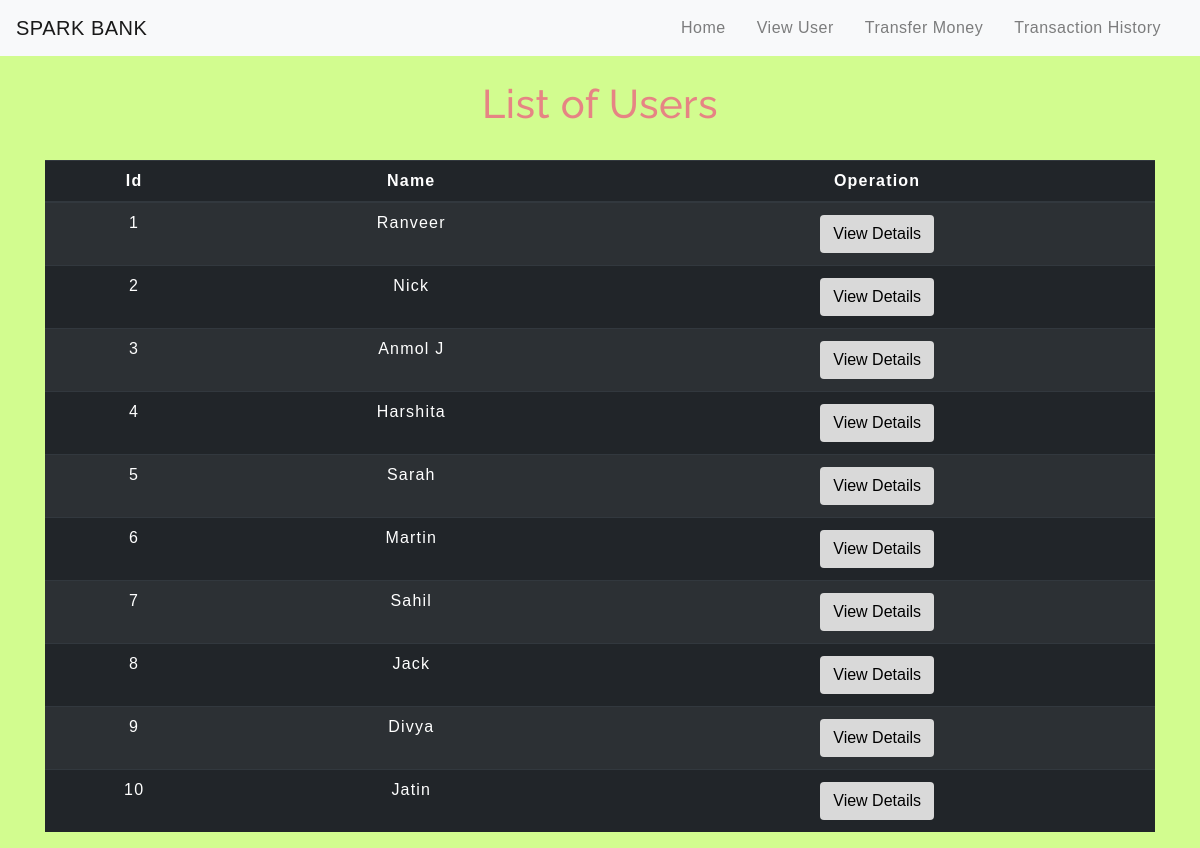
Screenshot of /viewuser.php with the database file from the repository.
### tables this page shows
CREATE TABLE `users` (
  `id` int(3) NOT NULL,
  `name` text NOT NULL,
  `email` varchar(30) NOT NULL,
  `balance` int(8) NOT NULL
);

### viewuser.php (the view, shortened to what this page needs)
<!DOCTYPE html>
<html lang="en">
<head>
<link rel="stylesheet" href="https://maxcdn.bootstrapcdn.com/bootstrap/4.0.0/css/bootstrap.min.css">
<link rel="stylesheet" type="text/css" href="css/table.css">
<link rel="stylesheet" type="text/css" href="css/navbar.css">
</head>
<body style="background-color: #d2fc8f">
<?php
include 'config.php';
$sql = "SELECT * FROM users";
$result = mysqli_query($conn,$sql);
?>
<?php
include 'navbar.php';
?>
<div class="container">
<h2 class="text-center pt-4">List of Users</h2>
<br>
<div class="row">
<div class="col">
<div class="table-responsive-sm">
<table class="table table-hover table-dark table-striped">
<thead>
<tr>
<th scope="col" class="text-center py-2">Id</th>
<th scope="col" class="text-center py-2">Name</th>
<th scope="col" class="text-center py-2">Operation</th>
</tr>
</thead>
<tbody>
<?php
while($rows=mysqli_fetch_assoc($result))
{
?>
<tr>
<td class="py-2"><?php echo $rows['id'] ?></td>
<td class="py-2"><?php echo $rows['name']?></td>
<td><a href="selecteduserdetail.php?id= <?php echo $rows['id'] ;?>"> <button type="button" class="btn">View Details</button></a></td>
</tr>
<?php
}
?>
</tbody>
</table>
</div>
</div>
</div>
</div>
</body>
</html>

### css/table.css (style rules this page uses)
* { padding: 0; margin: 0; box-sizing: border-box; font-family: sans-serif; }
h2 { font-size: 40px; }
table { letter-spacing: 1.2px; }
td { text-align: center; }
button { border:none; background: #d9d9d9; transition: 1s; }

### css/navbar.css (style rules this page uses)
h2 { color: #e68484; letter-spacing: 0.5px; font-family: raleway; }

### viewuser.php (style rules this page uses)
button { transition: 1.5s; }

### rows the page displays
users: id "1", name "Ranveer"
users: id "2", name "Nick"
users: id "3", name "Anmol J"
users: id "4", name "Harshita"
users: id "5", name "Sarah"
users: id "6", name "Martin"
users: id "7", name "Sahil"
users: id "8", name "Jack"
users: id "9", name "Divya"
users: id "10", name "Jatin"
